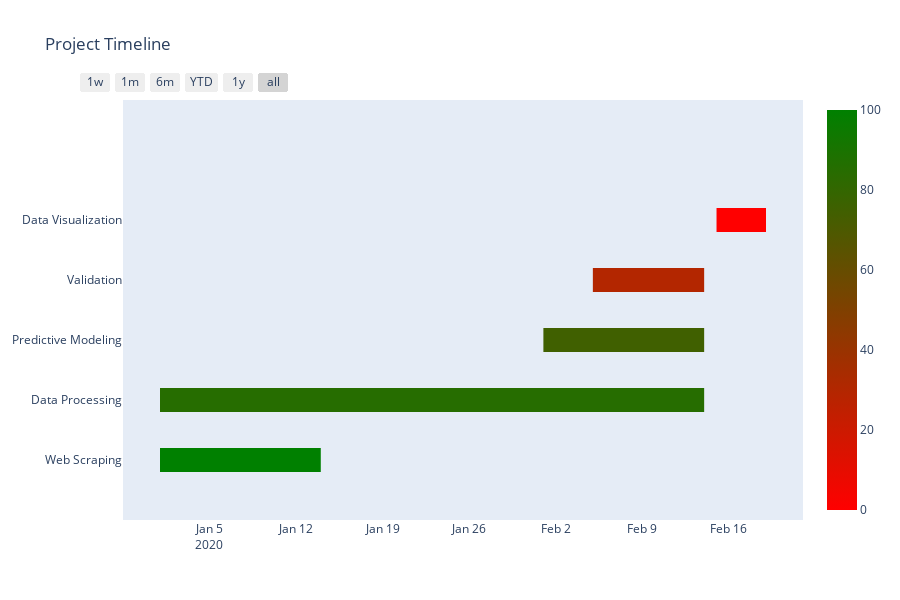

Write notebook code for a chart like this one.
### Markdown cell above
Create Gantt chart with project descripion.

### Code cell
fig_gant = ff.create_gantt(df, index_col = 'Complete', colors= ['#FF0000','#008000'],
                show_colorbar = True,tasks = 2,
                title = 'Project Timeline')
fig_gant.show()

### Figure 1 — Plotly figure (JSON) as saved in the notebook; plotly's stock layout.template omitted (floating-point values rounded to 4 significant figures)
{"data": [{"fill": "toself", "fillcolor": "rgb(0.0, 128.0, 0.0)", "hoverinfo": "name", "legendgroup": "rgb(0.0, 128.0, 0.0)", "mode": "none", "name": "100", "showlegend": false, "type": "scatter", "x": ["2020-01-01", "2020-01-14", "2020-01-14", "2020-01-01"], "y": [-0.2, -0.2, 0.2, 0.2]}, {"fill": "toself", "fillcolor": "rgb(178.5, 38.4, 0.0)", "hoverinfo": "name", "legendgroup": "rgb(178.5, 38.4, 0.0)", "mode": "none", "name": "30", "showlegend": false, "type": "scatter", "x": ["2020-02-05", "2020-02-14", "2020-02-14", "2020-02-05"], "y": [2.8, 2.8, 3.2, 3.2]}, {"fill": "toself", "fillcolor": "rgb(255.0, 0.0, 0.0)", "hoverinfo": "name", "legendgroup": "rgb(255.0, 0.0, 0.0)", "mode": "none", "name": "0", "showlegend": false, "type": "scatter", "x": ["2020-02-15", "2020-02-19", "2020-02-19", "2020-02-15"], "y": [3.8, 3.8, 4.2, 4.2]}, {"fill": "toself", "fillcolor": "rgb(38.25, 108.8, 0.0)", "hoverinfo": "name", "legendgroup": "rgb(38.25, 108.8, 0.0)", "mode": "none", "name": "85", "showlegend": false, "type": "scatter", "x": ["2020-01-01", "2020-02-14", "2020-02-14", "2020-01-01"], "y": [0.8, 0.8, 1.2, 1.2]}, {"fill": "toself", "fillcolor": "rgb(63.75, 96.0, 0.0)", "hoverinfo": "name", "legendgroup": "rgb(63.75, 96.0, 0.0)", "mode": "none", "name": "75", "showlegend": false, "type": "scatter", "x": ["2020-02-01", "2020-02-14", "2020-02-14", "2020-02-01"], "y": [1.8, 1.8, 2.2, 2.2]}, {"legendgroup": "rgb(0.0, 128.0, 0.0)", "marker": {"cmax": 100, "cmin": 0, "color": "rgb(0.0, 128.0, 0.0)", "colorscale": [[0, "rgb(255.0, 0.0, 0.0)"], [1, "rgb(0.0, 128.0, 0.0)"]], "opacity": 0, "showscale": true, "size": 1}, "mode": "markers", "name": "", "showlegend": false, "text": [null, null], "type": "scatter", "x": ["2020-01-01", "2020-01-14"], "y": [0, 0]}, {"legendgroup": "rgb(178.5, 38.4, 0.0)", "marker": {"color": "rgb(178.5, 38.4, 0.0)", "opacity": 0, "size": 1}, "mode": "markers", "name": "", "showlegend": false, "text": [null, null], "type": "scatter", "x": ["2020-02-05", "2020-02-14"], "y": [3, 3]}, {"legendgroup": "rgb(255.0, 0.0, 0.0)", "marker": {"color": "rgb(255.0, 0.0, 0.0)", "opacity": 0, "size": 1}, "mode": "markers", "name": "", "showlegend": false, "text": [null, null], "type": "scatter", "x": ["2020-02-15", "2020-02-19"], "y": [4, 4]}, {"legendgroup": "rgb(38.25, 108.8, 0.0)", "marker": {"color": "rgb(38.25, 108.8, 0.0)", "opacity": 0, "size": 1}, "mode": "markers", "name": "", "showlegend": false, "text": [null, null], "type": "scatter", "x": ["2020-01-01", "2020-02-14"], "y": [1, 1]}, {"legendgroup": "rgb(63.75, 96.0, 0.0)", "marker": {"color": "rgb(63.75, 96.0, 0.0)", "opacity": 0, "size": 1}, "mode": "markers", "name": "", "showlegend": false, "text": [null, null], "type": "scatter", "x": ["2020-02-01", "2020-02-14"], "y": [2, 2]}], "layout": {"height": 600, "hovermode": "closest", "showlegend": false, "title": {"text": "Project Timeline"}, "xaxis": {"rangeselector": {"buttons": [{"count": 7, "label": "1w", "step": "day", "stepmode": "backward"}, {"count": 1, "label": "1m", "step": "month", "stepmode": "backward"}, {"count": 6, "label": "6m", "step": "month", "stepmode": "backward"}, {"count": 1, "label": "YTD", "step": "year", "stepmode": "todate"}, {"count": 1, "label": "1y", "step": "year", "stepmode": "backward"}, {"step": "all"}]}, "showgrid": false, "type": "date", "zeroline": false}, "yaxis": {"autorange": false, "range": [-1, 6], "showgrid": false, "ticktext": ["Web Scraping", "Data Processing", "Predictive Modeling", "Validation", "Data Visualization"], "tickvals": [0, 1, 2, 3, 4], "zeroline": false}}}
